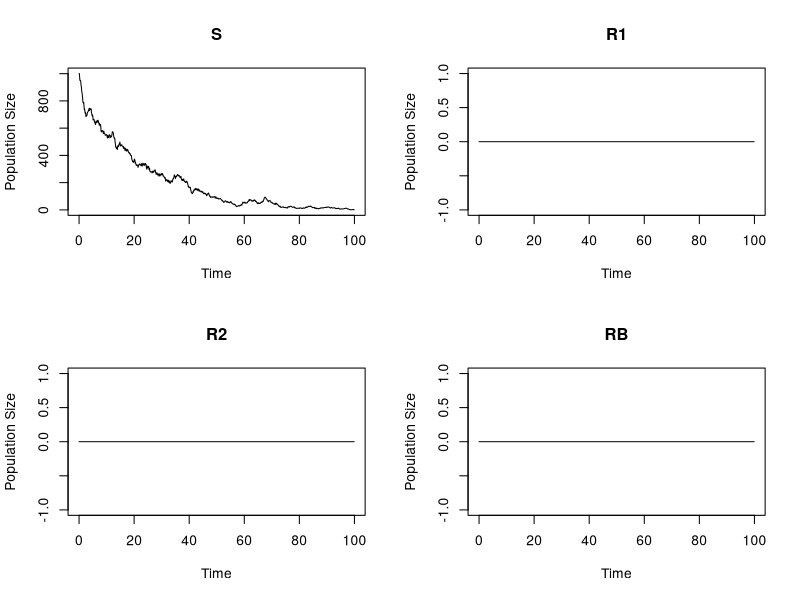

Generate this figure with R: (Note: this script raises an error after producing the figure.)
optimizedKomarova2D = function(birthRate=1.0, deathRate=0.5, mutationRate1=10e-4, mutationRate2=10e-4, mutationRateB=10e-4, drugInducedDeathRate1=0.1, drugInducedDeathRate2=0.1, sampleSize=1000, maxTime=100, tau=0.1){
   estimatedSteps = (maxTime / tau) * 2
   tumorHistory = matrix(0, nrow=estimatedSteps, ncol=5)
   colnames(tumorHistory) = c("Time", "S", "R1", "R2", "RB")
   
   time = 0   
   iter = 1
   currentState = c(S=sampleSize, R1=0, R2=0, RB=0)
   tumorHistory[iter, ] = c(time, currentState)
   
   sumOfMutations = mutationRate1 + mutationRate2 + mutationRateB
   sumOfDrugInducedDeathRates = drugInducedDeathRate1 + drugInducedDeathRate2
   
   updateMatrix = matrix(c(
       1, 0, 0, 0, # Faithful S
       0, 1, 0, 0, # Mutation R1
       0, 0, 1, 0, # Mutation R2
       0, 0, 0, 1, # Mutation RB
       -1, 0, 0, 0, # Death S
       0, -1, 0, 0, # Death R1
       0, 0, -1, 0, # Death R2
       0, 0, 0, -1, # Death RB
       -1, 1, 0, 0, # Trans S -> R1
       -1, 0, 1, 0, # Trans S -> R2
       0, -1, 0, 1, # Trans R1 -> RB
       0, 0, -1, 1 # Trans R2 -> RB
   ), ncol=4, byrow=TRUE)
   
   while(time < maxTime & currentState["RB"] < 1){
       rates = c(
           birthRate * (1 - sumOfMutations) * currentState["S"],
           birthRate * (1 - mutationRateB) * currentState["R1"],
           birthRate * (1 - mutationRateB) * currentState["R2"],
           birthRate * currentState["RB"],
           (deathRate + sumOfDrugInducedDeathRates) * currentState["S"],
           (deathRate + drugInducedDeathRate2) * currentState["R1"],
           (deathRate + drugInducedDeathRate1) * currentState["R2"],
           deathRate * currentState["RB"],
           birthRate * mutationRate1 * currentState["S"],
           birthRate * mutationRate2 * currentState["S"],
           birthRate * mutationRateB * currentState["R1"],
           birthRate * mutationRateB * currentState["R2"]
       )
       
       totalRate = sum(rates)
       if(totalRate == 0) break
       
       currentTau = tau
       numEvents = rpois(length(rates), lambda=rates*currentTau)
       netChange = colSums(updateMatrix * numEvents)
       candidateState = currentState + netChange
       
       if(any(candidateState < 0)){
           candidateState[candidateState < 0] = 0
       }
       
       currentState = candidateState
       time = time + currentTau
       iter = iter + 1
       
       if(iter > nrow(tumorHistory)){
           tumorHistory = rbind(tumorHistory, matrix(0, nrow=estimatedSteps, ncol=5))
       }
       tumorHistory[iter, ] = c(time, currentState)
   }
   tumorHistory = tumorHistory[1:iter, ]
   tumorData = as.data.frame(tumorHistory)
   return(tumorData)
}

runSimulation = function(){
    maxTime = 1000
    deathRates = 0.99
    # deathRates = seq(0.9, 1, 0.01)
    turnOverRatios = c(0.99)
    # turnOverRatios = seq(0.9, 1, 0.01)
    mutationRates1 = c(10e-6)
    mutationRates2 = c(10e-6)
    mutationRatesB = c(10e-6)
    drugInducedDeathRates1 = c(0.05)
    # drugInducedDeathRates2 = c(0.05)
    # mutationRates1 = c(10e-9, 10e-8, 10e-7, 10e-6, 10e-5, 10e-4)
    # mutationRates2 = c(10e-9, 10e-8, 10e-7, 10e-6, 10e-5, 10e-4)
    # mutationRatesB = c(10e-9, 10e-8, 10e-7, 10e-6, 10e-5, 10e-4)
    sampleSize = 1000
    # drugInducedDeathRates1 = seq(0.01, 0.1, 0.01)
    drugInducedDeathRates2 = seq(0.01, 0.1, 0.01)
    tau = 0.1
    
    for(turnOverRatio in turnOverRatios){
        for(deathRate in deathRates){
            birthRate = deathRate / turnOverRatio
            for(mutationRate1 in mutationRates1){
                for(mutationRate2 in mutationRates2){
                    for(mutationRateB in mutationRatesB){
                        for(drugInducedDeathRate1 in drugInducedDeathRates1){
                            for(drugInducedDeathRate2 in drugInducedDeathRates2){
                                fileName = paste("birthRate.", birthRate, "_deathRate.", deathRate, "_mutationRate1.", mutationRate1, "_mutationRate2.", mutationRate2, "_mutationRateB.", mutationRateB, "_drugInducedDeathRate1.", drugInducedDeathRate1, "_drugInducedDeathRate2.", drugInducedDeathRate2, "_sampleSize.", sampleSize, "_tau.", tau, sep="")
                                startTime = Sys.time()
                                result = optimizedKomarova2D(birthRate, deathRate, mutationRate1, mutationRate2, mutationRateB, drugInducedDeathRate1, drugInducedDeathRate2, sampleSize, maxTime, tau)
                                endTime = Sys.time()
                                print(paste("Run Time:", endTime - startTime))
                                
                                png(filename=paste("/Users/andrewhsu/Projects/PREP-NURA/NURA/plots/OptimizedModel/drugInducedDeathRate2/", fileName, ".png", sep=""))
                                par(mfrow=c(2,2))
                                plot(result$Time, result$S, type="l", main="S", xlab="Time", ylab="Population Size")
                                plot(result$Time, result$R1, type="l", main="R1", xlab="Time", ylab="Population Size")
                                plot(result$Time, result$R2, type="l", main="R2", xlab="Time", ylab="Population Size")
                                plot(result$Time, result$RB, type="l", main="RB", xlab="Time", ylab="Population Size")
                                dev.off() 
                                
                                write.csv(result, file=paste("/Users/andrewhsu/Projects/PREP-NURA/NURA/data/OptimizedModel/drugInducedDeathRate2/", fileName, ".csv", sep=""), row.names=FALSE)
                                
                                sink(file="/Users/andrewhsu/Projects/PREP-NURA/NURA/data/OptimizedModel/statistics.txt", append=TRUE)
                                print(paste("drugInducedDeathRate2/", fileName, sep=""))
                                print("Average of Each Column:") 
                                print(colMeans(result[, -1]))
                                
                                print("Max of Each Column:") 
                                print(apply(result[, -1], 2, max))
                                cat("\n")
                                sink()
                            }
                        }
                    }
                }
            }
        }
    }
}

runSimulation()
